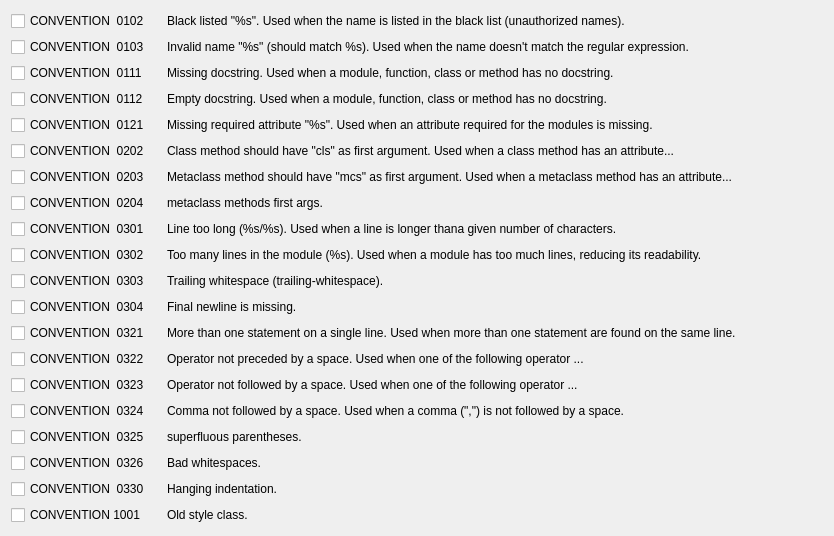
                   <widget class="QWidget" name="scrollAreaWidgetContents_24">
                    <property name="geometry">
                     <rect>
                      <x>0</x>
                      <y>0</y>
                      <width>834</width>
                      <height>515</height>
                     </rect>
                    </property>
                    <layout class="QHBoxLayout" name="horizontalLayout_69">
                     <item>
                      <layout class="QVBoxLayout" name="verticalLayout_48" stretch="0,1">
                       <item>
                        <layout class="QGridLayout" name="gridLayout_PYLINT_CONVENTIONS" columnstretch="0,1" columnminimumwidth="150,0">
                         <item row="3" column="0">
                          <widget class="QCheckBox" name="PYLINT_CONVENTION_0112">
                           <property name="text">
                            <string>CONVENTION  0112</string>
                           </property>
                          </widget>
                         </item>
                         <item row="4" column="0">
                          <widget class="QCheckBox" name="PYLINT_CONVENTION_0121">
                           <property name="text">
                            <string>CONVENTION  0121</string>
                           </property>
                          </widget>
                         </item>
                         <item row="5" column="0">
                          <widget class="QCheckBox" name="PYLINT_CONVENTION_0202">
                           <property name="text">
                            <string>CONVENTION  0202</string>
                           </property>
                          </widget>
                         </item>
                         <item row="11" column="0">
                          <widget class="QCheckBox" name="PYLINT_CONVENTION_0304">
                           <property name="text">
                            <string>CONVENTION  0304</string>
                           </property>
                          </widget>
                         </item>
                         <item row="13" column="0">
                          <widget class="QCheckBox" name="PYLINT_CONVENTION_0322">
                           <property name="text">
                            <string>CONVENTION  0322</string>
                           </property>
                          </widget>
                         </item>
                         <item row="12" column="0">
                          <widget class="QCheckBox" name="PYLINT_CONVENTION_0321">
                           <property name="text">
                            <string>CONVENTION  0321</string>
                           </property>
                          </widget>
                         </item>
                         <item row="10" column="0">
                          <widget class="QCheckBox" name="PYLINT_CONVENTION_0303">
                           <property name="text">
                            <string>CONVENTION  0303</string>
                           </property>
                          </widget>
                         </item>
                         <item row="16" column="0">
                          <widget class="QCheckBox" name="PYLINT_CONVENTION_0325">
                           <property name="text">
                            <string>CONVENTION  0325</string>
                           </property>
                          </widget>
                         </item>
                         <item row="17" column="0">
                          <widget class="QCheckBox" name="PYLINT_CONVENTION_0326">
                           <property name="text">
                            <string>CONVENTION  0326</string>
                           </property>
                          </widget>
                         </item>
                         <item row="18" column="0">
                          <widget class="QCheckBox" name="PYLINT_CONVENTION_0330">
                           <property name="text">
                            <string>CONVENTION  0330</string>
                           </property>
                          </widget>
                         </item>
                         <item row="19" column="0">
                          <widget class="QCheckBox" name="PYLINT_CONVENTION_1001">
                           <property name="text">
                            <string>CONVENTION 1001</string>
                           </property>
                          </widget>
                         </item>
                         <item row="3" column="1">
                          <widget class="QLabel" name="PYLINT_CONVENTION_0112_LABEL">
                           <property name="text">
                            <string>Empty docstring. Used when a module, function, class or method has no docstring.</string>
                           </property>
                          </widget>
                         </item>
                         <item row="0" column="1">
                          <widget class="QLabel" name="PYLINT_CONVENTION_0102_LABEL">
                           <property name="text">
                            <string>Black listed &quot;%s&quot;. Used when the name is listed in the black list (unauthorized names).</string>
                           </property>
                          </widget>
                         </item>
                         <item row="1" column="0">
                          <widget class="QCheckBox" name="PYLINT_CONVENTION_0103">
                           <property name="text">
                            <string>CONVENTION  0103</string>
                           </property>
                          </widget>
                         </item>
                         <item row="2" column="0">
                          <widget class="QCheckBox" name="PYLINT_CONVENTION_0111">
                           <property name="text">
                            <string>CONVENTION  0111</string>
                           </property>
                          </widget>
                         </item>
                         <item row="2" column="1">
                          <widget class="QLabel" name="PYLINT_CONVENTION_0111_LABEL">
                           <property name="text">
                            <string>Missing docstring. Used when a module, function, class or method has no docstring.</string>
                           </property>
                          </widget>
                         </item>
                         <item row="1" column="1">
                          <widget class="QLabel" name="PYLINT_CONVENTION_0103_LABEL">
                           <property name="text">
                            <string>Invalid name &quot;%s&quot; (should match %s). Used when the name doesn't match the regular expression.</string>
                           </property>
                          </widget>
                         </item>
                         <item row="15" column="0">
                          <widget class="QCheckBox" name="PYLINT_CONVENTION_0324">
                           <property name="text">
                            <string>CONVENTION  0324</string>
                           </property>
                          </widget>
                         </item>
                         <item row="14" column="0">
                          <widget class="QCheckBox" name="PYLINT_CONVENTION_0323">
                           <property name="text">
                            <string>CONVENTION  0323</string>
                           </property>
                          </widget>
                         </item>
                         <item row="6" column="0">
                          <widget class="QCheckBox" name="PYLINT_CONVENTION_0203">
                           <property name="text">
                            <string>CONVENTION  0203</string>
                           </property>
                          </widget>
                         </item>
                         <item row="8" column="0">
                          <widget class="QCheckBox" name="PYLINT_CONVENTION_0301">
                           <property name="text">
                            <string>CONVENTION  0301</string>
                           </property>
                          </widget>
                         </item>
                         <item row="7" column="0">
                          <widget class="QCheckBox" name="PYLINT_CONVENTION_0204">
                           <property name="text">
                            <string>CONVENTION  0204</string>
                           </property>
                          </widget>
                         </item>
                         <item row="9" column="0">
                          <widget class="QCheckBox" name="PYLINT_CONVENTION_0302">
                           <property name="text">
                            <string>CONVENTION  0302</string>
                           </property>
                          </widget>
                         </item>
                         <item row="4" column="1">
                          <widget class="QLabel" name="PYLINT_CONVENTION_0121_LABEL">
                           <property name="text">
                            <string>Missing required attribute &quot;%s&quot;. Used when an attribute required for the modules is missing.</string>
                           </property>
                          </widget>
                         </item>
                         <item row="5" column="1">
                          <widget class="QLabel" name="PYLINT_CONVENTION_0202_LABEL">
                           <property name="text">
                            <string>Class method should have &quot;cls&quot; as first argument. Used when a class method has an attribute...</string>
                           </property>
                          </widget>
                         </item>
                         <item row="6" column="1">
                          <widget class="QLabel" name="PYLINT_CONVENTION_0203_LABEL">
                           <property name="text">
                            <string>Metaclass method should have &quot;mcs&quot; as first argument. Used when a metaclass method has an attribute...</string>
                           </property>
                          </widget>
                         </item>
                         <item row="7" column="1">
                          <widget class="QLabel" name="PYLINT_CONVENTION_0204_LABEL">
                           <property name="text">
                            <string>metaclass methods first args.</string>
                           </property>
                          </widget>
                         </item>
                         <item row="8" column="1">
                          <widget class="QLabel" name="PYLINT_CONVENTION_0301_LABEL">
                           <property name="text">
                            <string>Line too long (%s/%s). Used when a line is longer thana given number of characters.</string>
                           </property>
                          </widget>
                         </item>
                         <item row="9" column="1">
                          <widget class="QLabel" name="PYLINT_CONVENTION_0302_LABEL">
                           <property name="text">
                            <string>Too many lines in the module (%s). Used when a module has too much lines, reducing its readability.</string>
                           </property>
                          </widget>
                         </item>
                         <item row="10" column="1">
                          <widget class="QLabel" name="PYLINT_CONVENTION_0303_LABEL">
                           <property name="text">
                            <string>Trailing whitespace (trailing-whitespace).</string>
                           </property>
                          </widget>
                         </item>
                         <item row="11" column="1">
                          <widget class="QLabel" name="PYLINT_CONVENTION_0304_LABEL">
                           <property name="text">
                            <string>Final newline is missing.</string>
                           </property>
                          </widget>
                         </item>
                         <item row="12" column="1">
                          <widget class="QLabel" name="PYLINT_CONVENTION_0321_LABEL">
                           <property name="text">
                            <string>More than one statement on a single line. Used when more than one statement are found on the same line.</string>
                           </property>
                          </widget>
                         </item>
                         <item row="13" column="1">
                          <widget class="QLabel" name="PYLINT_CONVENTION_0322_LABEL">
                           <property name="text">
                            <string>Operator not preceded by a space. Used when one of the following operator ...</string>
                           </property>
                          </widget>
                         </item>
                         <item row="14" column="1">
                          <widget class="QLabel" name="PYLINT_CONVENTION_0323_LABEL">
                           <property name="text">
                            <string>Operator not followed by a space. Used when one of the following operator ...</string>
                           </property>
                          </widget>
                         </item>
                         <item row="15" column="1">
                          <widget class="QLabel" name="PYLINT_CONVENTION_0324_LABEL">
                           <property name="text">
                            <string>Comma not followed by a space. Used when a comma (&quot;,&quot;) is not followed by a space.</string>
                           </property>
                          </widget>
                         </item>
                         <item row="16" column="1">
                          <widget class="QLabel" name="PYLINT_CONVENTION_0325_LABEL">
                           <property name="text">
                            <string>superfluous parentheses.</string>
                           </property>
                          </widget>
                         </item>
                         <item row="17" column="1">
                          <widget class="QLabel" name="PYLINT_CONVENTION_0326_LABEL">
                           <property name="text">
                            <string>Bad whitespaces.</string>
                           </property>
                          </widget>
                         </item>
                         <item row="18" column="1">
                          <widget class="QLabel" name="PYLINT_CONVENTION_0330_LABEL">
                           <property name="text">
                            <string>Hanging indentation.</string>
                           </property>
                          </widget>
                         </item>
                         <item row="19" column="1">
                          <widget class="QLabel" name="PYLINT_CONVENTION_1001_LABEL">
                           <property name="text">
                            <string>Old style class.</string>
                           </property>
                          </widget>
                         </item>
                         <item row="0" column="0">
                          <widget class="QCheckBox" name="PYLINT_CONVENTION_0102">
                           <property name="text">
                            <string>CONVENTION  0102</string>
                           </property>
                          </widget>
                         </item>
                        </layout>
                       </item>
                       <item>
                        <spacer name="verticalSpacer_35">
                         <property name="orientation">
                          <enum>Qt::Vertical</enum>
                         </property>
                         <property name="sizeHint" stdset="0">
                          <size>
                           <width>20</width>
                           <height>40</height>
                          </size>
                         </property>
                        </spacer>
                       </item>
                      </layout>
                     </item>
                    </layout>
                   </widget>
